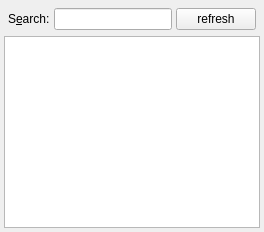
  <widget class="QDockWidget" name="metarDock">
   <property name="windowIcon">
    <iconset resource="../Resources.qrc">
     <normaloff>:/icons/images/metar16.png</normaloff>:/icons/images/metar16.png</iconset>
   </property>
   <property name="windowTitle">
    <string>METAR</string>
   </property>
   <attribute name="dockWidgetArea">
    <number>1</number>
   </attribute>
   <widget class="QWidget" name="dockWidgetContents_2">
    <layout class="QVBoxLayout">
     <property name="spacing">
      <number>2</number>
     </property>
     <property name="margin" stdset="0">
      <number>4</number>
     </property>
     <item>
      <layout class="QHBoxLayout" name="metarHorizontalLayout" stretch="0,1,0">
       <property name="spacing">
        <number>4</number>
       </property>
       <property name="margin" stdset="0">
        <number>4</number>
       </property>
       <item>
        <widget class="QLabel" name="label_2">
         <property name="text">
          <string>S&amp;earch:</string>
         </property>
         <property name="buddy">
          <cstring>metarEdit</cstring>
         </property>
        </widget>
       </item>
       <item>
        <widget class="QLineEdit" name="metarEdit">
         <property name="sizePolicy">
          <sizepolicy hsizetype="Expanding" vsizetype="Fixed">
           <horstretch>1</horstretch>
           <verstretch>0</verstretch>
          </sizepolicy>
         </property>
         <property name="toolTip">
          <string>Wildcards (*, ?) and &quot;Regular Expressions&quot; allowed</string>
         </property>
         <property name="text">
          <string/>
         </property>
        </widget>
       </item>
       <item>
        <widget class="QPushButton" name="btnRefreshMetar">
         <property name="sizePolicy">
          <sizepolicy hsizetype="Minimum" vsizetype="Minimum">
           <horstretch>0</horstretch>
           <verstretch>0</verstretch>
          </sizepolicy>
         </property>
         <property name="toolTip">
          <string>Refresh already downloaded METARs.</string>
         </property>
         <property name="text">
          <string>refresh</string>
         </property>
         <property name="checked">
          <bool>false</bool>
         </property>
        </widget>
       </item>
      </layout>
     </item>
     <item>
      <widget class="QTreeView" name="metarList">
       <property name="rootIsDecorated">
        <bool>false</bool>
       </property>
      </widget>
     </item>
    </layout>
   </widget>
  </widget>
